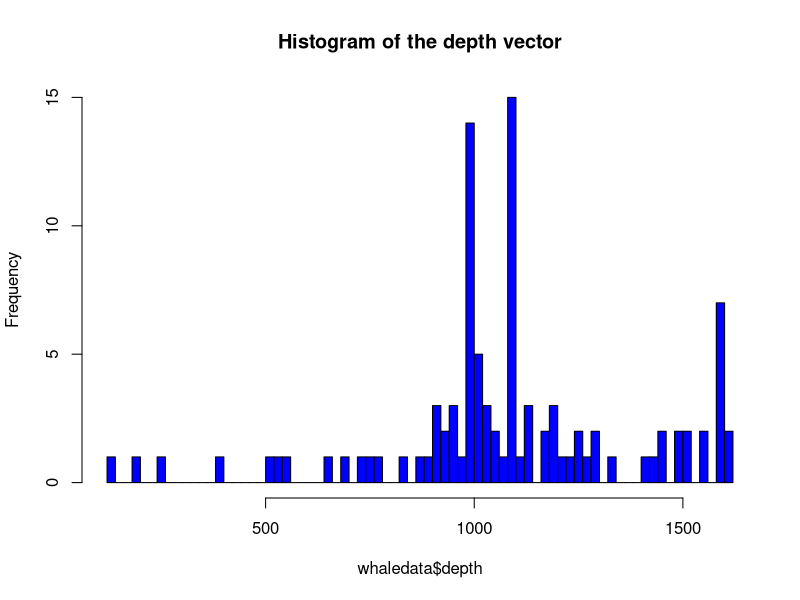

This figure's R source:
## ---- chunk 1
v <- c(42, 92, 39, 19, 12, 16, 2, 0, 8.5, 50, 4,
           13, 0, -4, 9, NA, 0, 3, 9, 32, 28, 7, 11,
           -3, 8, 74, 70, 12, 20, -1, 6.7, 52, NA, 3, 
           -1, 1, 0, 5, 42, -0.2, 17, 3.1, -5, 11, 1,
           51, 46, 2, 51, 13, NA, 0, 30, -5, 9, 10)

## ---- chunk 2
whaledata = read.csv("whaledata.csv")
## ---- chunk 3

hist(whaledata$depth, breaks = length(whaledata$depth) ,col="blue", main="Histogram of the depth vector") 

